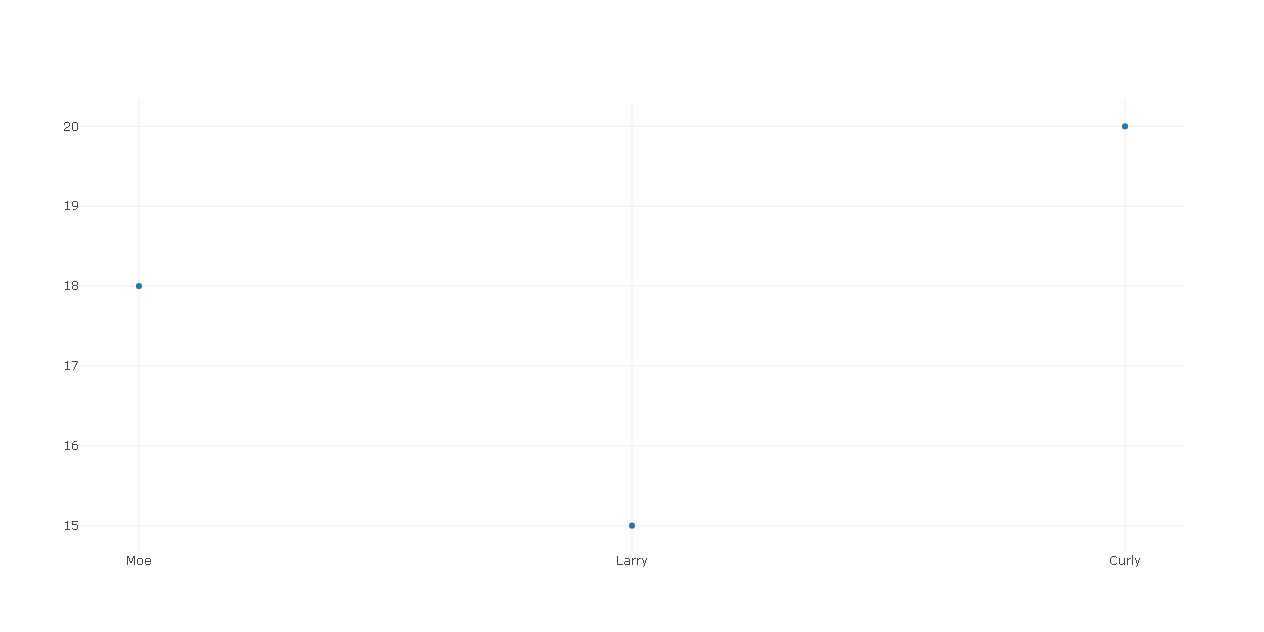

Recreate this plot in Python.
import plotly.io as pio

subject = ['Moe','Larry','Curly','Moe','Larry','Curly','Moe','Larry','Curly','Moe','Larry','Curly'] # Variável de nomes para o eixo X
score = [1,6,2,8,2,9,4,5,1,5,2,8] # Variável de nomes para o eixo Y

# Cria o conjunto de dados
data = [dict(
  type = 'scatter', # Tipo dispersão 'scatter'
  x = subject, # Dados do Eixo X
  y = score, # Dados do Eixo Y
  mode = 'markers', # O modo do gráfico
  # Configuração de agregar os dados 
  transforms = [dict(
    type = 'aggregate', # A função 'aggregate' em tipo deve estar ativada
    groups = subject, # A forma de agrupamento
    aggregations = [dict(
        target = 'y', func = 'sum', enabled = True), # Soma os dados que são iguais aos mencionados no eixo X
    ]
  )]
)]

fig_dict = dict(data=data) # Cria a fígura

pio.show(fig_dict, validate=False) # Plota o gráfico
